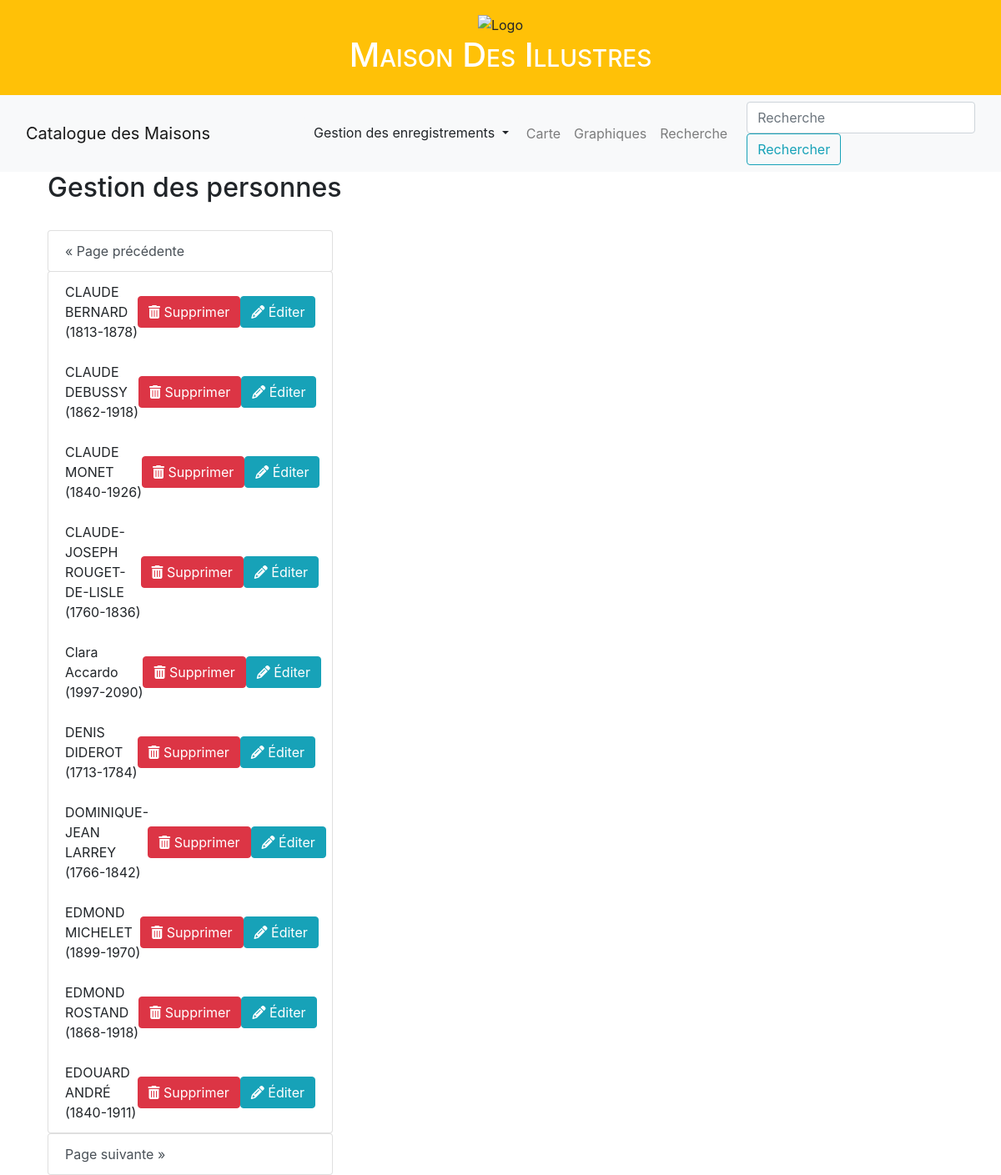
The page /personnes/4 on the database as committed earlier.
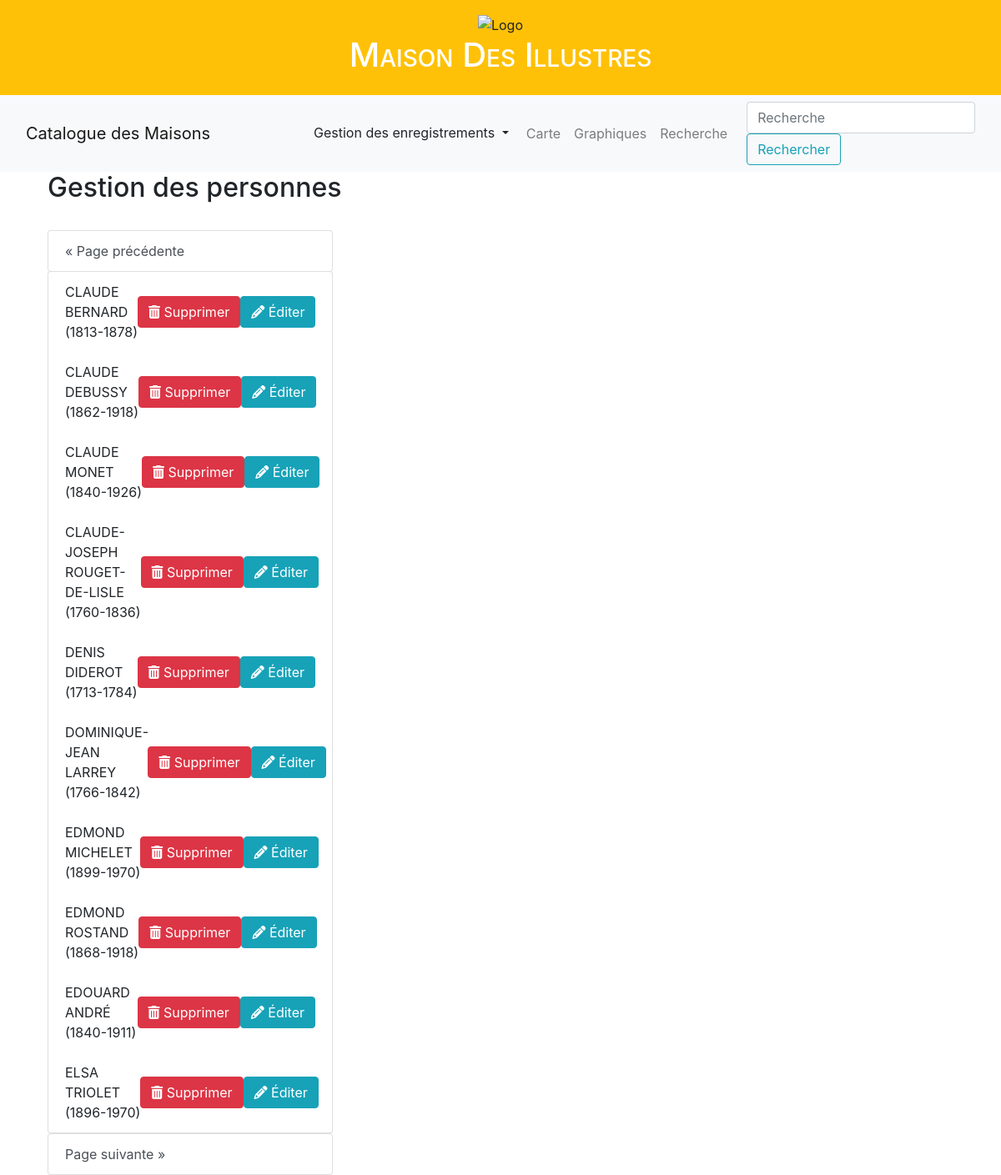
The same page on the database as committed later.
### appli/app/models/data.py (models this page shows, shortened)
class Personnes(db.Model):
    __tablename__ = "personnes"
    idWikidata = db.Column(db.String(20), primary_key=True)
    nomIllustre = db.Column(db.String(45))
    ddn = db.Column(db.Integer) #on ne garde que l'année
    ddm = db.Column(db.Integer) #idem
    genre = db.Column(db.Enum(Genre))
    image = db.Column(db.String(300))
    article = db.Column(db.String(300))
    maison = db.relationship(
        "Maisons",
        backref = "maisons",
        lazy = "dynamic"
    )

### appli/app/routes/generales.py (the view)
@app.route("/personnes", methods=['GET', 'POST'])
@app.route("/personnes/<int:page>", methods=['GET', 'POST'])
def personnes(page=1):
    donnees = Personnes.query.order_by(Personnes.nomIllustre).paginate(page=page, per_page=app.config["MAISONS_PER_PAGE"])
    return render_template("pages/liste_personnes.html",
        sous_titre="Liste des personnes",
        donnees=donnees)

### appli/app/templates/pages/liste_personnes.html (shortened to what this page needs)
{% extends "partials/conteneur.html" %}
{% block body %}
<section class="padding-lg">
    <div class="container">
        <div class="row">
            <div class="col-md-30">
                <div class="heading heading-icon">
                    <h2>Gestion des personnes</h2>
                </div>
                <br>
                <div class="row">
                    <div class="col-md-4">
                        <div class="list-group" id="list-tab" role="tablist">
                            {% if donnees.prev_num %}
                                <a class="list-group-item list-group-item-action btn btn-outline-dark {% if donnees.page == 1 %}disabled{% endif %}"
                                   id="list-list-prev" href="{{ url_for('personnes', page=donnees.prev_num) }}">
                                    &laquo; Page précédente
                                </a>
                            {% endif %}
                            <ul class="list-group">
                                {% for personne in donnees.items %}
                                    <li class="list-group-item d-flex justify-content-between align-items-center">
                                        {{ personne.nomIllustre }} ({{ personne.ddn }}-{{ personne.ddm }})
                                        <div class="btn-group btn-group-sm">
                                            <form action="{{ url_for('sup_personne', nom_personne=personne.nomIllustre) }}" method="post" class="del-component">
                                                <button class="btn btn-danger" type="submit">
                                                    <i class="fa fa-trash"></i> Supprimer
                                                </button>
                                            </form>
                                        </div>
                                        <div class="btn-group btn-group-sm">
                                            <a href="{{ url_for('update_personne', nom_personne=personne.nomIllustre) }}">
                                                <button class="btn btn-info" type="submit">
                                                    <i class="fa fa-pencil"></i> Éditer
                                                </button>
                                            </a>
                                        </div>
                                    </li>
                                {% endfor %}
                            </ul>
                            {% if donnees.next_num %}
                                <a class="list-group-item list-group-item-action btn btn-outline-dark{% if donnees.page == donnees.pages %} disabled{% endif %}"
                                   id="list-list-next" href="{{ url_for('personnes', page=donnees.next_num) }}">
                                    Page suivante &raquo;
                                </a>
                            {% endif %}
                        </div>
                    </div>
                </div>
            </div>
        </div>
    </div>
</section>
{% endblock %}

Rows that differ between the two databases and show on the page:
removed Personnes: nomIllustre "Clara Accardo", ddn "1997", ddm "2090"
now on this page (row unchanged): Personnes: nomIllustre "ELSA TRIOLET", ddn "1896", ddm "1970"
